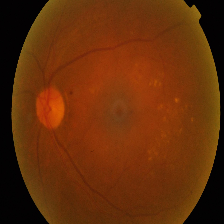
#> input picture Diabetes detection code/app/uploads/2_20251211_123310_0a3202889f4d.png, 224 x 224 px
$ python -i preprocessing.py   (imports and definitions only)
#> lines starting #> are read from the running program, lines starting #| are printed output that depends on the picture
import cv2
import numpy as np
from PIL import Image
import tensorflow as tf

def preprocess_image(image_path, target_size=(224, 224)):
    """
    Preprocess retinal image for model input

    Args:
        image_path: Path to the image file
        target_size: Target size for resizing (height, width)

    Returns:
        Preprocessed image array ready for model input
    """
#> called with target_size = (224, 224)
    # Read image
    img = cv2.imread(image_path)
#> img is the input picture: shape (224, 224, 3); mean B, G, R 9.2, 45.9, 101.5

    if img is None:
        raise ValueError(f"Could not read image from {image_path}")

    # Convert BGR to RGB
    img = cv2.cvtColor(img, cv2.COLOR_BGR2RGB)

    # Apply preprocessing pipeline
    img = remove_artifacts(img)
    img = enhance_contrast(img)
    img = normalize_illumination(img)

    # Resize to target size
    img = cv2.resize(img, target_size, interpolation=cv2.INTER_LANCZOS4)

    # Normalize pixel values to [0, 1]
    img = img.astype(np.float32) / 255.0

    # Add batch dimension
    img = np.expand_dims(img, axis=0)

    return img


def remove_artifacts(image):
    """
    Remove artifacts and noise from retinal images

    Args:
        image: Input image (RGB)

    Returns:
        Cleaned image
    """
    # Apply Gaussian blur to reduce noise
    blurred = cv2.GaussianBlur(image, (5, 5), 0)

    # Apply bilateral filter to preserve edges while smoothing
    cleaned = cv2.bilateralFilter(blurred, 9, 75, 75)

    return cleaned


def enhance_contrast(image):
    """
    Enhance contrast using CLAHE (Contrast Limited Adaptive Histogram Equalization)

    Args:
        image: Input image (RGB)

    Returns:
        Contrast-enhanced image
    """
    # Convert to LAB color space
    lab = cv2.cvtColor(image, cv2.COLOR_RGB2LAB)
#> lab: shape (224, 224, 3); mean of channels 0, 1, 2 67.1, 149.8, 159.7

    # Split channels
    l, a, b = cv2.split(lab)
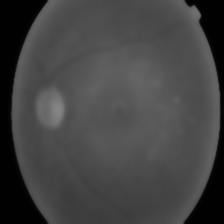
#> l: shape (224, 224); min 1, max 132, mean 67.1
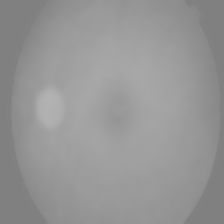
#> a: shape (224, 224); min 128, max 178, mean 149.8
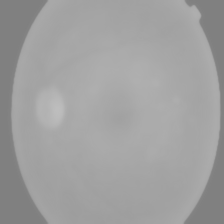
#> b: shape (224, 224); min 127, max 189, mean 159.7

    # Apply CLAHE to L channel
    clahe = cv2.createCLAHE(clipLimit=3.0, tileGridSize=(8, 8))
    l_enhanced = clahe.apply(l)
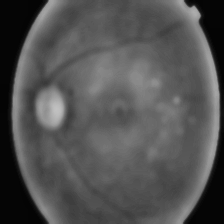
#> l_enhanced: shape (224, 224); min 3, max 193, mean 82.2

    # Merge channels
    enhanced_lab = cv2.merge([l_enhanced, a, b])
#> enhanced_lab: shape (224, 224, 3); mean of channels 0, 1, 2 82.2, 149.8, 159.7

    # Convert back to RGB
    enhanced = cv2.cvtColor(enhanced_lab, cv2.COLOR_LAB2RGB)
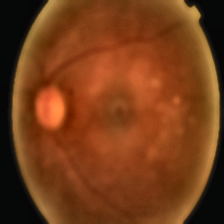
#> enhanced: shape (224, 224, 3); mean R, G, B 118.3, 60.5, 24.1

    return enhanced


def normalize_illumination(image):
    """
    Normalize illumination across the image

    Args:
        image: Input image (RGB)

    Returns:
        Illumination-normalized image
    """
    # Convert to float
    img_float = image.astype(np.float32)

    # Apply morphological opening to estimate background
    kernel = cv2.getStructuringElement(cv2.MORPH_ELLIPSE, (50, 50))
    background = cv2.morphologyEx(img_float, cv2.MORPH_OPEN, kernel)
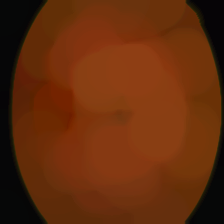
#> background: shape (224, 224, 3) float32; mean R, G, B 100, 44.2, 11.5

    # Subtract background
    normalized = cv2.subtract(img_float, background)
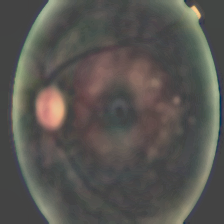
#> normalized: shape (224, 224, 3) float32; mean R, G, B 18.3, 16.4, 12.6; drawn with min black and max white

    # Normalize to [0, 255]
    normalized = cv2.normalize(normalized, None, 0, 255, cv2.NORM_MINMAX)
    normalized = normalized.astype(np.uint8)

    return normalized


# [179 lines left out: functions crop_to_roi, augment_image, rotate_image, adjust_brightness, adjust_contrast, zoom_image and 2 more, not called in this run]

>>> result = preprocess_image('../uploads/2_20251211_123310_0a3202889f4d.png')

$ run again, on Diabetes detection code/app/uploads/2_20251211_123541_0c7e82daf5a0.png
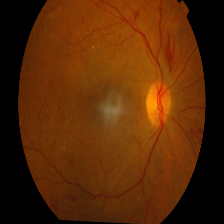
#> input picture Diabetes detection code/app/uploads/2_20251211_123541_0c7e82daf5a0.png, 224 x 224 px
#> in preprocess_image, img is the input picture: shape (224, 224, 3); mean B, G, R 5.9, 40.8, 88.4
#> lab: shape (224, 224, 3); mean of channels 0, 1, 2 58.4, 147, 156.2
#> in enhance_contrast, `l_enhanced = clahe.apply(l)`:
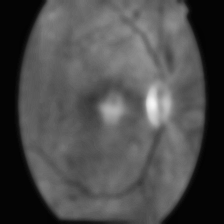
#> l_enhanced: shape (224, 224); min 2, max 247, mean 75.9
#> enhanced_lab: shape (224, 224, 3); mean of channels 0, 1, 2 75.9, 147, 156.2
#> in normalize_illumination, `normalized = cv2.subtract(img_float, background)`:
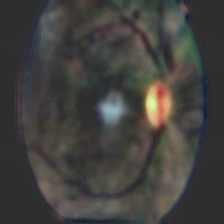
#> normalized: shape (224, 224, 3) float32; mean R, G, B 16.1, 15, 12.8; drawn with min black and max white

$ run again, on Diabetes detection code/app/uploads/2_20251211_124127_1a90fad9ffa2.png
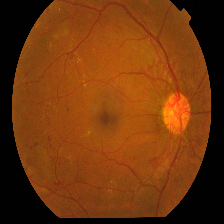
#> input picture Diabetes detection code/app/uploads/2_20251211_124127_1a90fad9ffa2.png, 224 x 224 px
#> in preprocess_image, img is the input picture: shape (224, 224, 3); mean B, G, R 12.7, 54.5, 113.1
#> lab: shape (224, 224, 3); mean of channels 0, 1, 2 76.5, 150, 161.4
#> in enhance_contrast, `l_enhanced = clahe.apply(l)`:
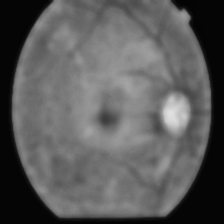
#> l_enhanced: shape (224, 224); min 4, max 224, mean 90.8
#> enhanced_lab: shape (224, 224, 3); mean of channels 0, 1, 2 90.8, 150, 161.4
#> in normalize_illumination, `normalized = cv2.subtract(img_float, background)`:
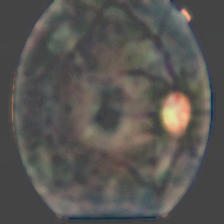
#> normalized: shape (224, 224, 3) float32; mean R, G, B 16.4, 14.8, 12.1; drawn with min black and max white

$ run again, on Diabetes detection code/app/uploads/2_20251211_130004_0f96c358a250.png
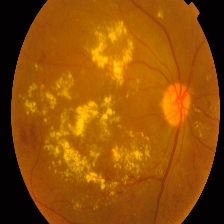
#> input picture Diabetes detection code/app/uploads/2_20251211_130004_0f96c358a250.png, 224 x 224 px
#> in preprocess_image, img is the input picture: shape (224, 224, 3); mean B, G, R 3.4, 79.2, 145.5
#> lab: shape (224, 224, 3); mean of channels 0, 1, 2 103, 150.6, 174.5
#> enhanced_lab: shape (224, 224, 3); mean of channels 0, 1, 2 104.8, 150.6, 174.5
#> in normalize_illumination, `normalized = cv2.subtract(img_float, background)`:
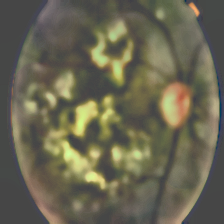
#> normalized: shape (224, 224, 3) float32; mean R, G, B 33.3, 30.1, 11.3; drawn with min black and max white
